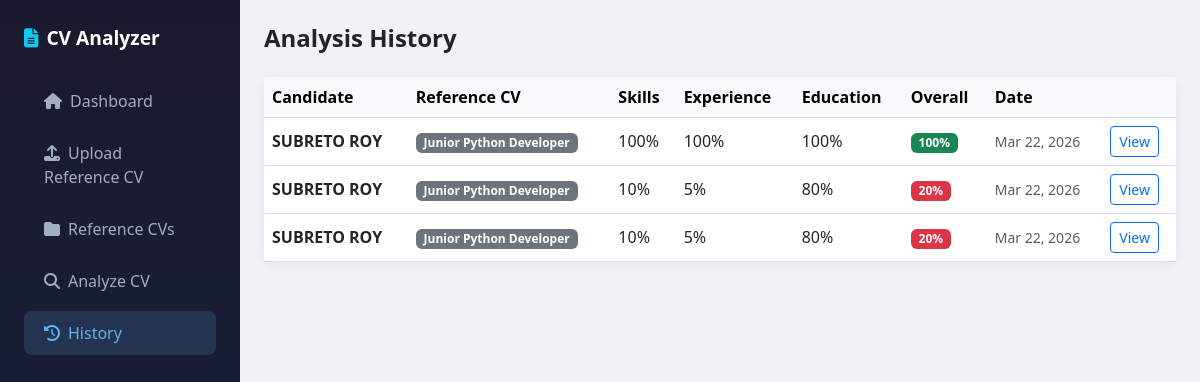
The page /history/ on the database its author committed.
### analyzer/models.py (models this page shows, shortened)
class CVAnalysis(models.Model):
    reference_cv = models.ForeignKey(ReferenceCV, on_delete=models.CASCADE, related_name='analyses')
    candidate_name = models.CharField(max_length=255, blank=True)
    uploaded_file = models.FileField(upload_to='candidate_cvs/')
    extracted_text = models.TextField(blank=True)
    overall_score = models.FloatField(default=0)
    skills_score = models.FloatField(default=0)
    experience_score = models.FloatField(default=0)
    education_score = models.FloatField(default=0)
    keywords_score = models.FloatField(default=0)
    analysis_result = models.JSONField(default=dict)
    analyzed_at = models.DateTimeField(auto_now_add=True)
    class Meta:
        ordering = ['-analyzed_at']

class ReferenceCV(models.Model):
    name = models.CharField(max_length=255)
    file = models.FileField(upload_to='reference_cvs/')
    extracted_text = models.TextField(blank=True)
    uploaded_at = models.DateTimeField(auto_now_add=True)
    is_active = models.BooleanField(default=True)
    class Meta:
        ordering = ['-uploaded_at']

### analyzer/views.py (the view)
# urls.py: path('history/', views.history, name='history'),
def history(request):
    analyses = CVAnalysis.objects.select_related('reference_cv').all()
    return render(request, 'analyzer/history.html', {'analyses': analyses})

### analyzer/templates/analyzer/history.html (shortened to what this page needs)
{% extends 'analyzer/base.html' %}
{% block content %}
<h4 class="fw-bold mb-4">Analysis History</h4>
<div class="card">
    {% if analyses %}
        <div class="table-responsive">
            <table class="table table-hover align-middle mb-0">
                <thead class="table-light">
                    <tr>
                        <th>Candidate</th>
                        <th>Reference CV</th>
                        <th>Skills</th>
                        <th>Experience</th>
                        <th>Education</th>
                        <th>Overall</th>
                        <th>Date</th>
                        <th></th>
                    </tr>
                </thead>
                <tbody>
                {% for a in analyses %}
                    <tr>
                        <td class="fw-semibold">{{ a.candidate_name|default:"Unknown" }}</td>
                        <td><span class="badge bg-secondary">{{ a.reference_cv.name }}</span></td>
                        <td>{{ a.skills_score|floatformat:0 }}%</td>
                        <td>{{ a.experience_score|floatformat:0 }}%</td>
                        <td>{{ a.education_score|floatformat:0 }}%</td>
                        <td>
                            {% if a.overall_score >= 70 %}
                                <span class="badge bg-success">{{ a.overall_score|floatformat:0 }}%</span>
                            {% elif a.overall_score >= 40 %}
                                <span class="badge bg-warning text-dark">{{ a.overall_score|floatformat:0 }}%</span>
                            {% else %}
                                <span class="badge bg-danger">{{ a.overall_score|floatformat:0 }}%</span>
                            {% endif %}
                        </td>
                        <td class="text-muted small">{{ a.analyzed_at|date:"M d, Y" }}</td>
                        <td><a href="{% url 'analyzer:result' a.pk %}" class="btn btn-sm btn-outline-primary">View</a></td>
                    </tr>
                {% endfor %}
                </tbody>
            </table>
        </div>
    {% else %}
        <div class="text-center py-5 text-muted">
            <i class="fas fa-history fs-1 mb-3"></i>
            <p>No analyses yet. <a href="{% url 'analyzer:analyze' %}">Analyze a CV now!</a></p>
        </div>
    {% endif %}
</div>
{% endblock %}

### analyzer/templates/analyzer/base.html (style rules this page uses)
body { background: #f0f2f5; }
.card { border: none; border-radius: 12px; box-shadow: 0 2px 12px rgba(0,0,0,0.07); }

### rows shown on the page
CVAnalysis: candidate_name "SUBRETO ROY", reference_cv.name "Junior Python Developer", skills_score "100", experience_score "100", education_score "100", overall_score "100", analyzed_at "Mar 22, 2026"
CVAnalysis: candidate_name "SUBRETO ROY", reference_cv.name "Junior Python Developer", skills_score "10", experience_score "5", education_score "80", overall_score "20", analyzed_at "Mar 22, 2026"
CVAnalysis: candidate_name "SUBRETO ROY", reference_cv.name "Junior Python Developer", skills_score "10", experience_score "5", education_score "80", overall_score "20", analyzed_at "Mar 22, 2026"
